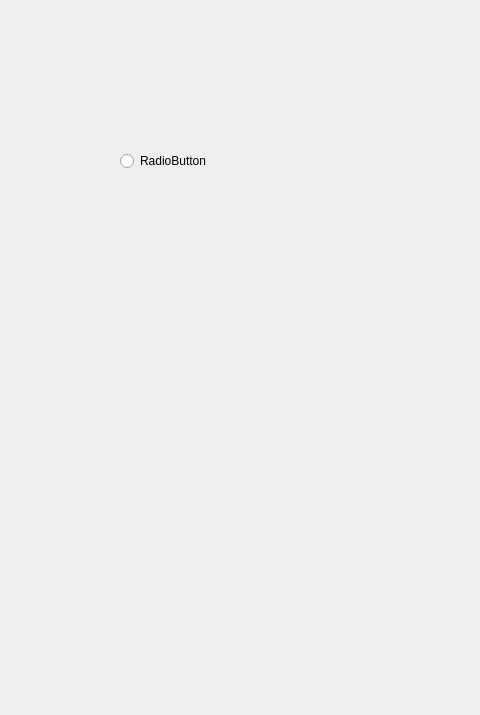
<?xml version="1.0" encoding="UTF-8"?>
<ui version="4.0">
 <class>TForm</class>
 <widget class="QWidget" name="TForm">
  <property name="geometry">
   <rect>
    <x>0</x>
    <y>0</y>
    <width>480</width>
    <height>715</height>
   </rect>
  </property>
  <property name="windowTitle">
   <string>Form</string>
  </property>
  <widget class="QRadioButton" name="radioButton">
   <property name="geometry">
    <rect>
     <x>120</x>
     <y>150</y>
     <width>100</width>
     <height>22</height>
    </rect>
   </property>
   <property name="text">
    <string>RadioButton</string>
   </property>
  </widget>
 </widget>
 <resources/>
 <connections/>
</ui>
